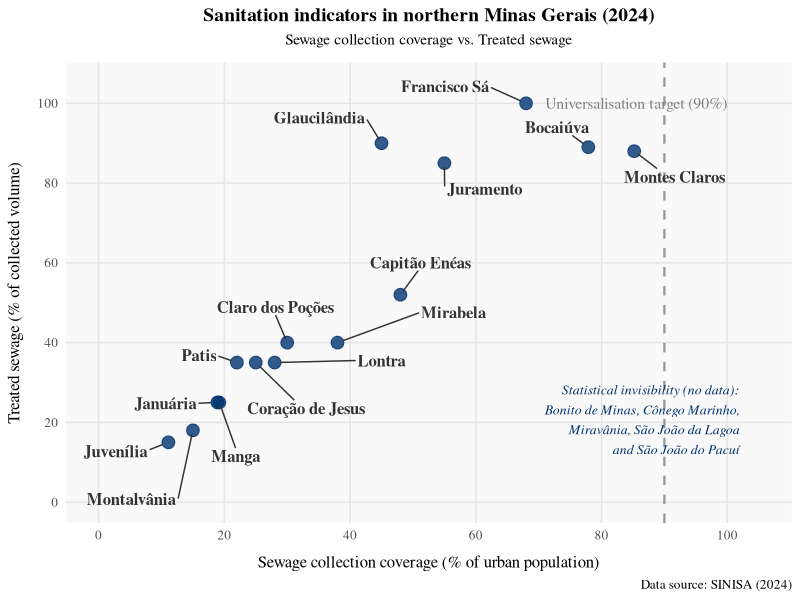
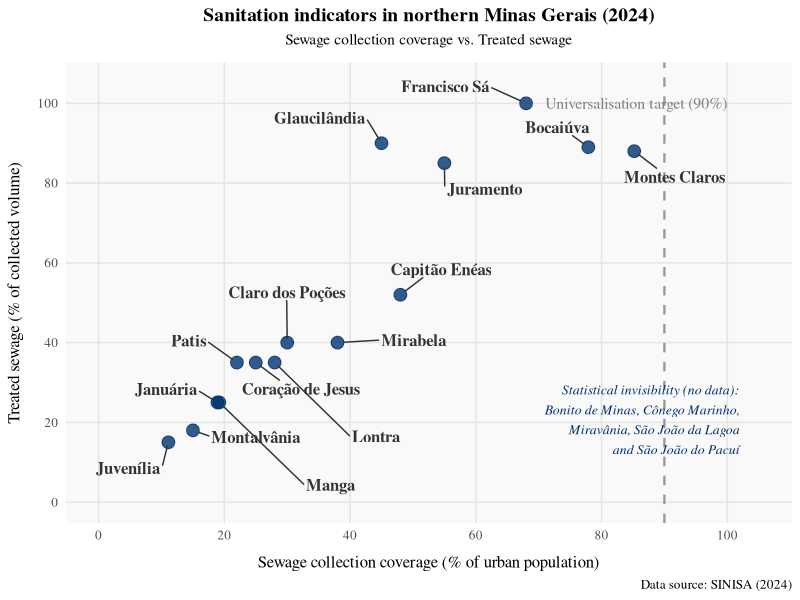
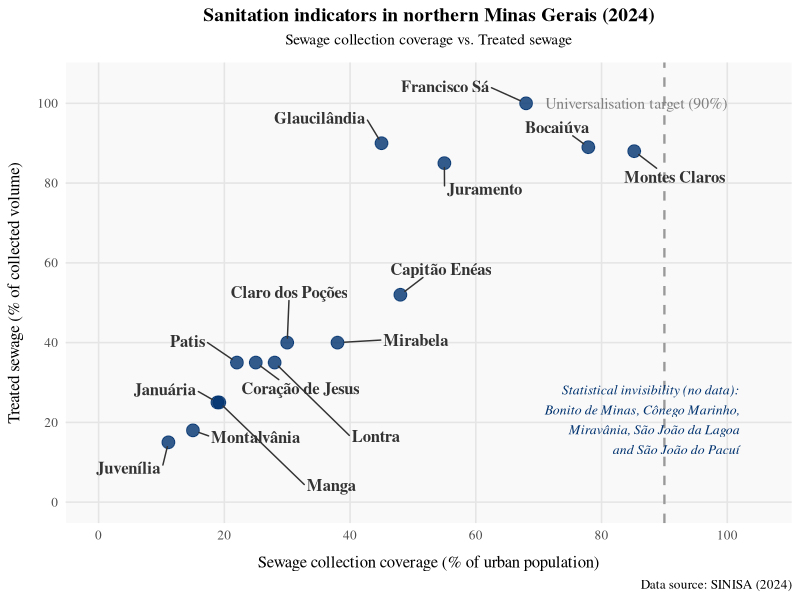

The R script that drew these images, in order:
library(ggplot2)
library(ggrepel)

# 1. Recriando a tabela 'dados_completos' 
dados_completos <- data.frame(
  municipio = c("Montes Claros", "Bocaiúva", "Bonito de Minas", "Capitão Enéas",
                "Claro dos Poções", "Cônego Marinho", "Coração de Jesus",
                "Francisco Sá", "Glaucilândia", "Januária", "Juramento",
                "Juvenília", "Lontra", "Manga", "Mirabela", "Miravânia",
                "Montalvânia", "Patis", "São João da Lagoa", "São João do Pacuí"),
  
  coleta_perc = c(85.2, 77.9, NA, 48.0, 30.0, NA, 25.0, 68.0, 45.0, 18.9, 
                  55.0, 11.1, 28.0, 19.2, 38.0, NA, 15.0, 22.0, NA, NA),
  
  gap = c(12.0, 11.0, NA, 48.0, 60.0, NA, 65.0, 0.0, 10.0, 75.0, 
          15.0, 85.0, 65.0, 75.0, 60.0, NA, 82.0, 65.0, NA, NA)
)

# 2. Inverter a lógica do Gap para Tratamento e remover NAs
dados_fig6 <- dados_completos[!is.na(dados_completos$coleta_perc) & !is.na(dados_completos$gap), ]
dados_fig6$tratamento_perc <- 100 - dados_fig6$gap

# 3. Criar o Gráfico de Dispersão Combinado
p_fig6 <- ggplot(dados_fig6, aes(x = coleta_perc, y = tratamento_perc)) +
  
  # Linha de meta de universalização (90%) - TEXTO NA HORIZONTAL
  geom_vline(xintercept = 90, linetype = "dashed", color = "gray60", linewidth = 0.8) +
  annotate("text", x = 100, y = 100, label = "Universalisation target (90%)", 
           angle = 0, hjust = 1, size = 4, family = "serif", color = "gray50") +
  
  # Pontos de dispersão
  geom_point(size = 4, color = "#00326f", alpha = 0.8) +
  
  # ggrepel ajustado: mais força de repulsão e margens maiores para as caixas
  geom_text_repel(aes(label = municipio), 
                  family = "serif", size = 4.2, color = "grey20", fontface = "bold",
                  box.padding = 0.9, point.padding = 0.5, force = 8, 
                  max.overlaps = Inf, min.segment.length = 0) +
  
  # Nota explícita sobre a invisibilidade estatística
  annotate("text", x = 102, y = 12, 
           label = "Statistical invisibility (no data):\nBonito de Minas, Cônego Marinho,\nMiravânia, São João da Lagoa\nand São João do Pacuí", 
           hjust = 1, vjust = 0, family = "serif", size = 3.5, color = "#00326f", fontface = "italic") +
  
  # Escalas fixas expandidas até 105 para não cortar os rótulos nas bordas
  scale_x_continuous(limits = c(0, 105), breaks = seq(0, 100, 20)) +
  scale_y_continuous(limits = c(0, 105), breaks = seq(0, 100, 20)) +
  
  labs(
    title = "Sanitation indicators in northern Minas Gerais (2024)",
    subtitle = "Sewage collection coverage vs. Treated sewage",
    x = "Sewage collection coverage (% of urban population)",
    y = "Treated sewage (% of collected volume)",
    caption = "Data source: SINISA (2024)"
  ) +
  
  theme_minimal(base_family = "serif", base_size = 12) +
  theme(
    plot.title = element_text(face = "bold", size = 14, hjust = 0.5),
    plot.subtitle = element_text(size = 11, hjust = 0.5, margin = margin(b = 10)),
    axis.title.x = element_text(face = "plain", margin = margin(t = 10)), 
    axis.title.y = element_text(face = "plain", margin = margin(r = 10)), 
    panel.grid.minor = element_blank(),
    panel.grid.major = element_line(color = "grey90"),
    panel.background = element_rect(fill = "#f9f9f9", color = NA)
  )

print(p_fig6)

# 4. Salvar imagens (usando ragg para blindar a renderização da serifa)
ggsave("C:/Users/.../Fig6new_Positive_Fixed.tiff", 
       plot = p_fig6, width = 10, height = 7, dpi = 1000, compression = "lzw", bg = "white", device = ragg::agg_tiff)

ggsave("C:/Users/.../Fig6new_Positive_Fixed.png", 
       plot = p_fig6, width = 10, height = 7, dpi = 1000, bg = "white", device = ragg::agg_png)
